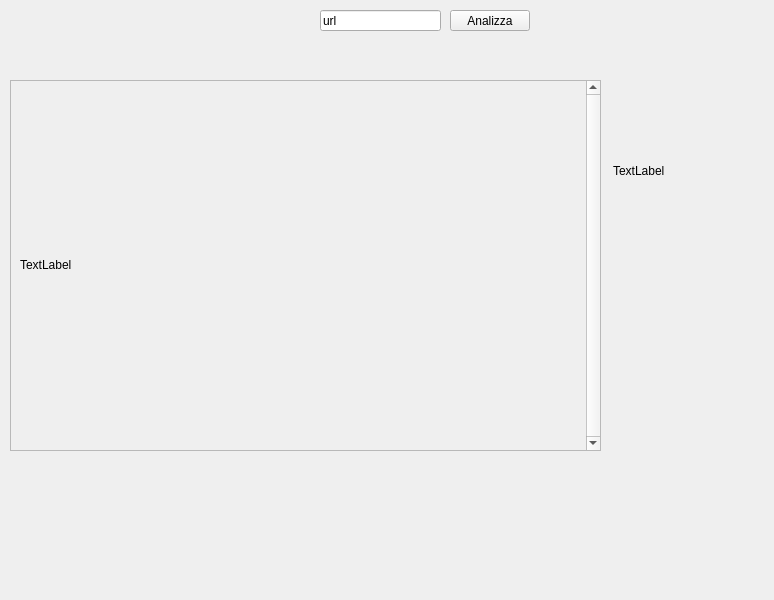
<?xml version="1.0" encoding="UTF-8"?>
<ui version="4.0">
 <class>downloader</class>
 <widget class="QWidget" name="downloader">
  <property name="geometry">
   <rect>
    <x>0</x>
    <y>0</y>
    <width>774</width>
    <height>600</height>
   </rect>
  </property>
  <property name="windowTitle">
   <string>downloader</string>
  </property>
  <widget class="QLineEdit" name="urlBox">
   <property name="geometry">
    <rect>
     <x>320</x>
     <y>10</y>
     <width>121</width>
     <height>21</height>
    </rect>
   </property>
   <property name="text">
    <string>url</string>
   </property>
  </widget>
  <widget class="QLabel" name="infoLabel">
   <property name="geometry">
    <rect>
     <x>613</x>
     <y>50</y>
     <width>151</width>
     <height>241</height>
    </rect>
   </property>
   <property name="text">
    <string>TextLabel</string>
   </property>
  </widget>
  <widget class="QPushButton" name="analyzeButton">
   <property name="geometry">
    <rect>
     <x>450</x>
     <y>10</y>
     <width>80</width>
     <height>21</height>
    </rect>
   </property>
   <property name="text">
    <string>Analizza</string>
   </property>
  </widget>
  <widget class="QScrollArea" name="scrollArea">
   <property name="geometry">
    <rect>
     <x>10</x>
     <y>80</y>
     <width>591</width>
     <height>371</height>
    </rect>
   </property>
   <property name="mouseTracking">
    <bool>true</bool>
   </property>
   <property name="verticalScrollBarPolicy">
    <enum>Qt::ScrollBarAlwaysOn</enum>
   </property>
   <property name="widgetResizable">
    <bool>true</bool>
   </property>
   <widget class="QWidget" name="scrollAreaWidgetContents_2">
    <property name="geometry">
     <rect>
      <x>0</x>
      <y>0</y>
      <width>575</width>
      <height>369</height>
     </rect>
    </property>
    <layout class="QVBoxLayout" name="verticalLayout">
     <item>
      <widget class="QLabel" name="textLabel">
       <property name="mouseTracking">
        <bool>true</bool>
       </property>
       <property name="tabletTracking">
        <bool>true</bool>
       </property>
       <property name="acceptDrops">
        <bool>true</bool>
       </property>
       <property name="layoutDirection">
        <enum>Qt::LeftToRight</enum>
       </property>
       <property name="autoFillBackground">
        <bool>true</bool>
       </property>
       <property name="text">
        <string>TextLabel</string>
       </property>
       <property name="textFormat">
        <enum>Qt::PlainText</enum>
       </property>
       <property name="textInteractionFlags">
        <set>Qt::LinksAccessibleByKeyboard|Qt::LinksAccessibleByMouse|Qt::TextBrowserInteraction|Qt::TextSelectableByKeyboard|Qt::TextSelectableByMouse</set>
       </property>
      </widget>
     </item>
    </layout>
   </widget>
  </widget>
 </widget>
 <resources/>
 <connections/>
</ui>
